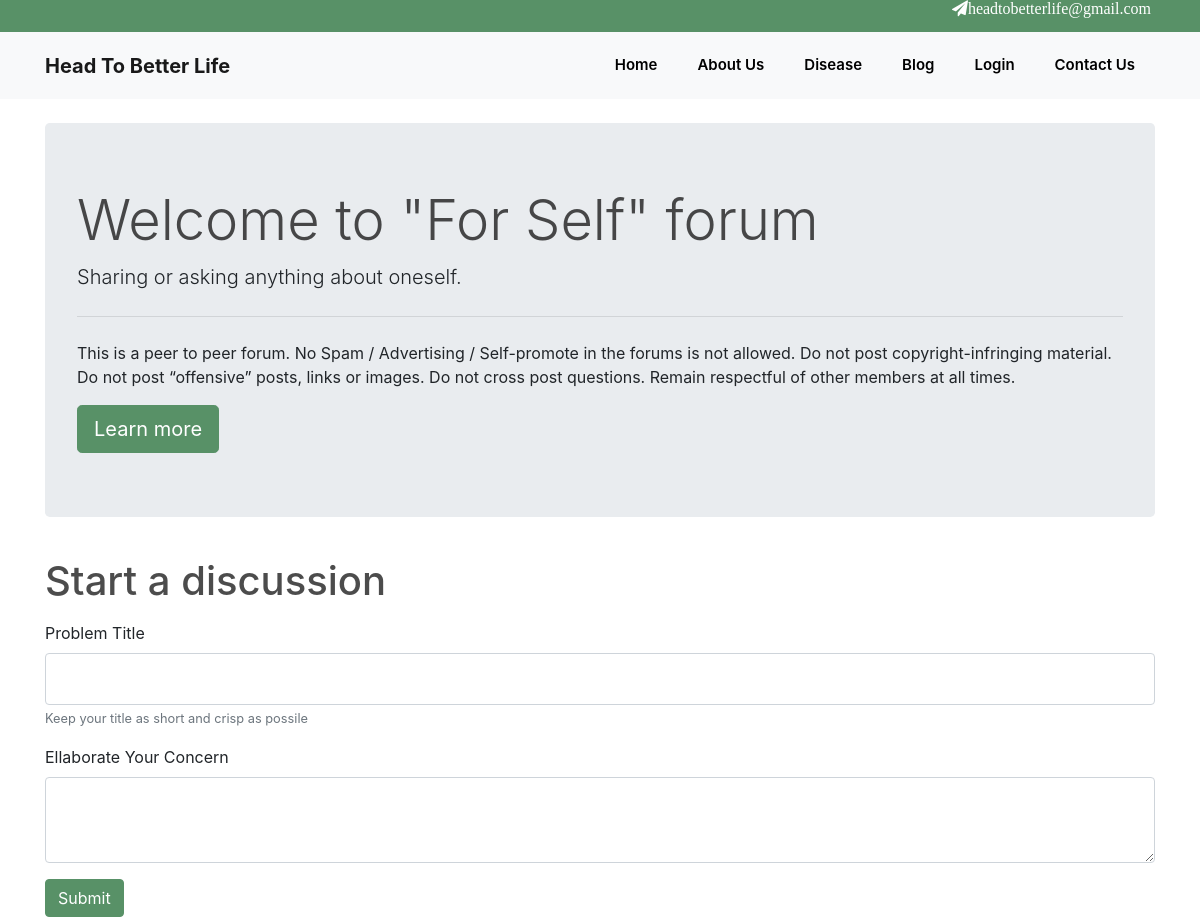
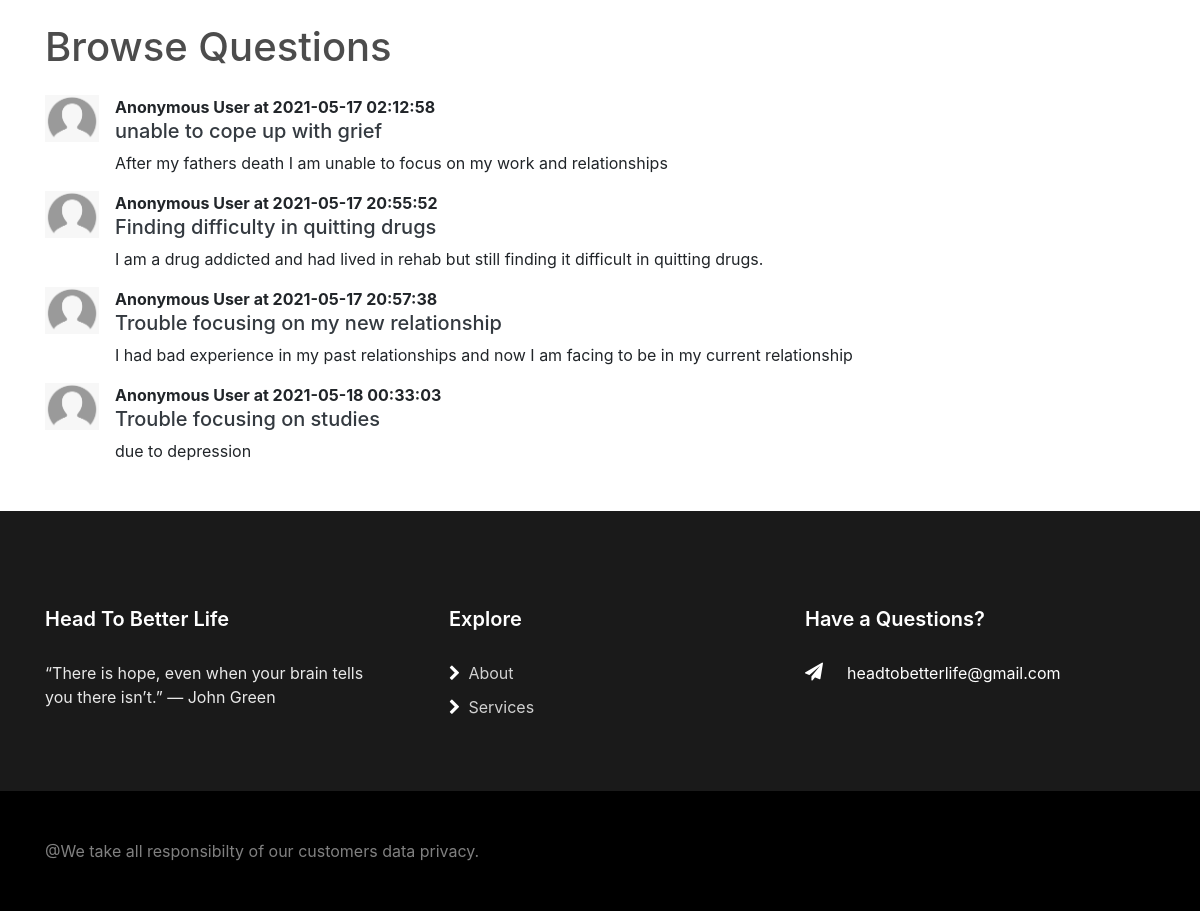
The app's page /threadlist.php?catid=1 with its own data (2 pictures, top to bottom).
### tables this page shows
CREATE TABLE `categories` (
  `category_id` int(8) NOT NULL,
  `category_name` varchar(255) NOT NULL,
  `category_description` varchar(255) NOT NULL,
  `created` datetime NOT NULL DEFAULT CURRENT_TIMESTAMP
);

CREATE TABLE `threads` (
  `thread_id` int(7) NOT NULL,
  `thread_title` varchar(255) NOT NULL,
  `thread_desc` text NOT NULL,
  `thread_cat_id` int(7) NOT NULL,
  `thread_user_id` int(7) NOT NULL,
  `timestamp` datetime NOT NULL DEFAULT CURRENT_TIMESTAMP
);

### threadlist.php (the view, shortened to what this page needs)
<?php  session_start();
if(isset($_SESSION['username']) && !empty($_SESSION['username']))
{
    include './partials/_usernav.php';
}
else
{
    include './partials/_header.php' ;
}
?>
<!doctype html>
<html lang="en">
<head>
    <link rel="stylesheet" href="https://stackpath.bootstrapcdn.com/font-awesome/4.7.0/css/font-awesome.min.css">
    <link rel="stylesheet" href="css/animate.css">
    <link rel="stylesheet" href="css/owl.carousel.min.css">
    <link rel="stylesheet" href="css/owl.theme.default.min.css">
    <link rel="stylesheet" href="css/magnific-popup.css">
    <link rel="stylesheet" href="css/flaticon.css">
    <link rel="stylesheet" href="css/style.css">
    <link rel="stylesheet" href="https://stackpath.bootstrapcdn.com/bootstrap/4.5.0/css/bootstrap.min.css"
>
</head>
<body>
    <?php include 'partials/_dbconnect.php';?>
    <?php
    $id = $_GET['catid'];
    $sql = "SELECT * FROM `categories` WHERE category_id=$id";
    $result = mysqli_query($conn, $sql);
    while($row = mysqli_fetch_assoc($result)){
        $catname = $row['category_name'];
        $catdesc = $row['category_description'];
    }
?>
    <div class="container my-4">
    <div class="jumbotron">
            <h1 class="display-4">Welcome to "<?php echo $catname ;?>" forum</h1>
            <p class="lead">  <?php echo $catdesc;?></p>
            <hr class="my-4">
            <p>This is a peer to peer forum. No Spam / Advertising
            / Self-promote in the forums is not allowed.
            Do not post copyright-infringing material.
            Do not post “offensive” posts, links or images.
             Do not cross post questions. Remain respectful of other
             members at all times.</p>
            <a class="btn btn-primary btn-lg" href="#" role="button">Learn more</a>
        </div>
    </div>
<div class="container">
<h1 class="py-2">Start a discussion</h1>
<form action="<?php echo $_SERVER['REQUEST_URI']?>" method="post">
  <div class="form-group">
    <label for="exampleInputEmail1">Problem Title</label>
    <input type="text" class="form-control" id="title" name="title" aria-describedby="title">
    <small id="emailHelp" class="form-text text-muted">Keep your title as short and crisp as possile </small>
  </div>
  <div class="form-group">
    <label for="exampleFormControlTextarea1">Ellaborate Your Concern</label>
    <textarea class="form-control" id="desc" name="desc" rows="3"></textarea>
  </div>
  <button type="submit" class="btn btn-primary">Submit</button>
</form>
</div>
<div class="container mb-5" id="ques">
        <h1 class="py-2">Browse Questions</h1>
    <?php
    $id = $_GET['catid'];
    $sql = "SELECT * FROM `threads` WHERE thread_cat_id=$id";
    $result = mysqli_query($conn, $sql);
    while($row = mysqli_fetch_assoc($result)){
        $id = $row['thread_id'];
        $title = $row['thread_title'];
        $desc = $row['thread_desc'];
        $thread_time = $row['timestamp'];
       echo '<div class="media my-3">
            <img src="images/userdefault.png" width="54px" class="mr-3" alt="...">
            <div class="media-body">
            <p class="font-weight-bold my-0">Anonymous User at '. $thread_time  .'</p>
             <h5 class="mt-0"> <a class="text-dark" href="thread.php?threadid=' . $id. '">'. $title . ' </a></h5>
                '. $desc .     '
                </div>
                </div>';
        }
    ?>
    </div>
<?php include 'partials/_footer.php';?>
</body>
</html>

### records on screen
categories: category_name "For Self", category_description "Sharing or asking anything about oneself."
threads: timestamp "2021-05-17 02:12:58", thread_title "unable to cope up with grief", thread_desc "After my fathers death I am unable to focus on my work and relationships"
threads: timestamp "2021-05-17 20:55:52", thread_title "Finding difficulty in quitting drugs", thread_desc "I am a drug addicted and had lived in rehab but still finding it difficult in quitting drugs."
threads: timestamp "2021-05-17 20:57:38", thread_title "Trouble focusing on my new relationship", thread_desc "I had bad experience in my past relationships and now I am facing to be in my current relationship"
threads: timestamp "2021-05-18 00:33:03", thread_title "Trouble focusing on studies", thread_desc "due to depression"
